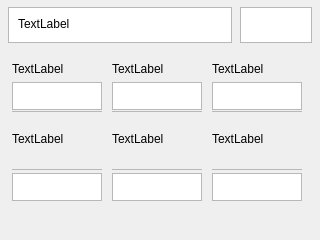
<?xml version='1.0' encoding='utf-8'?>
<ui version="4.0">
 <class>Dialog</class>
 <widget class="QDialog" name="Dialog">
  <property name="enabled">
   <bool>true</bool>
  </property>
  <property name="geometry">
   <rect>
    <x>0</x>
    <y>0</y>
    <width>320</width>
    <height>240</height>
   </rect>
  </property>
  <property name="windowTitle">
   <string>Dialog</string>
  </property>
  <widget class="QGraphicsView" name="title_bg">
   <property name="geometry">
    <rect>
     <x>8</x>
     <y>7</y>
     <width>224</width>
     <height>36</height>
    </rect>
   </property>
  </widget>
  <widget class="QGraphicsView" name="confirm_button">
   <property name="geometry">
    <rect>
     <x>240</x>
     <y>7</y>
     <width>72</width>
     <height>36</height>
    </rect>
   </property>
  </widget>
  <widget class="QLabel" name="l_label">
   <property name="geometry">
    <rect>
     <x>12</x>
     <y>58</y>
     <width>90</width>
     <height>22</height>
    </rect>
   </property>
   <property name="text">
    <string>TextLabel</string>
   </property>
  </widget>
  <widget class="QLabel" name="m_label">
   <property name="geometry">
    <rect>
     <x>112</x>
     <y>58</y>
     <width>90</width>
     <height>22</height>
    </rect>
   </property>
   <property name="text">
    <string>TextLabel</string>
   </property>
  </widget>
  <widget class="QLabel" name="r_label">
   <property name="geometry">
    <rect>
     <x>212</x>
     <y>58</y>
     <width>90</width>
     <height>22</height>
    </rect>
   </property>
   <property name="text">
    <string>TextLabel</string>
   </property>
  </widget>
  <widget class="QLabel" name="l_text">
   <property name="geometry">
    <rect>
     <x>12</x>
     <y>119</y>
     <width>90</width>
     <height>40</height>
    </rect>
   </property>
   <property name="text">
    <string>TextLabel</string>
   </property>
  </widget>
  <widget class="QLabel" name="m_text">
   <property name="geometry">
    <rect>
     <x>112</x>
     <y>119</y>
     <width>90</width>
     <height>40</height>
    </rect>
   </property>
   <property name="text">
    <string>TextLabel</string>
   </property>
  </widget>
  <widget class="QLabel" name="r_text">
   <property name="geometry">
    <rect>
     <x>212</x>
     <y>119</y>
     <width>90</width>
     <height>40</height>
    </rect>
   </property>
   <property name="text">
    <string>TextLabel</string>
   </property>
  </widget>
  <widget class="QGraphicsView" name="lt_ind">
   <property name="geometry">
    <rect>
     <x>12</x>
     <y>111</y>
     <width>90</width>
     <height>1</height>
    </rect>
   </property>
  </widget>
  <widget class="QGraphicsView" name="ld_ind">
   <property name="geometry">
    <rect>
     <x>12</x>
     <y>169</y>
     <width>90</width>
     <height>1</height>
    </rect>
   </property>
  </widget>
  <widget class="QGraphicsView" name="mt_ind">
   <property name="geometry">
    <rect>
     <x>112</x>
     <y>111</y>
     <width>90</width>
     <height>1</height>
    </rect>
   </property>
  </widget>
  <widget class="QGraphicsView" name="md_ind">
   <property name="geometry">
    <rect>
     <x>112</x>
     <y>169</y>
     <width>90</width>
     <height>1</height>
    </rect>
   </property>
  </widget>
  <widget class="QGraphicsView" name="rd_ind">
   <property name="geometry">
    <rect>
     <x>212</x>
     <y>169</y>
     <width>90</width>
     <height>1</height>
    </rect>
   </property>
  </widget>
  <widget class="QGraphicsView" name="rt_ind">
   <property name="geometry">
    <rect>
     <x>212</x>
     <y>111</y>
     <width>90</width>
     <height>1</height>
    </rect>
   </property>
  </widget>
  <widget class="QGraphicsView" name="lup_arrow">
   <property name="geometry">
    <rect>
     <x>12</x>
     <y>82</y>
     <width>90</width>
     <height>28</height>
    </rect>
   </property>
  </widget>
  <widget class="QGraphicsView" name="ldown_arrow">
   <property name="geometry">
    <rect>
     <x>12</x>
     <y>173</y>
     <width>90</width>
     <height>28</height>
    </rect>
   </property>
  </widget>
  <widget class="QGraphicsView" name="mup_arrow">
   <property name="geometry">
    <rect>
     <x>112</x>
     <y>82</y>
     <width>90</width>
     <height>28</height>
    </rect>
   </property>
  </widget>
  <widget class="QGraphicsView" name="mdown_arrow">
   <property name="geometry">
    <rect>
     <x>112</x>
     <y>173</y>
     <width>90</width>
     <height>28</height>
    </rect>
   </property>
  </widget>
  <widget class="QGraphicsView" name="rup_arrow">
   <property name="geometry">
    <rect>
     <x>212</x>
     <y>82</y>
     <width>90</width>
     <height>28</height>
    </rect>
   </property>
  </widget>
  <widget class="QGraphicsView" name="rdown_arrow">
   <property name="geometry">
    <rect>
     <x>212</x>
     <y>173</y>
     <width>90</width>
     <height>28</height>
    </rect>
   </property>
  </widget>
  <widget class="QLabel" name="title">
   <property name="geometry">
    <rect>
     <x>18</x>
     <y>12</y>
     <width>204</width>
     <height>24</height>
    </rect>
   </property>
   <property name="text">
    <string>TextLabel</string>
   </property>
  </widget>
 </widget>
 <resources />
 <connections />
</ui>
